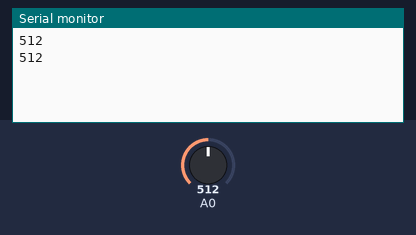
This sketch was run on a simulated Arduino Uno, built with avr-gcc and run on an emulated ATmega328P. On the bench: the last lines printed to the serial monitor. The inputs (shaded band) are chosen by the test bench; at power-on: A0 = 512.

Above: at 1.8 s.
1.9 s: A0 set to 716
At 2.7 s:
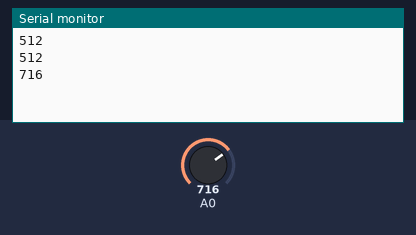
3.4 s: A0 set to 900
At 4.8 s:
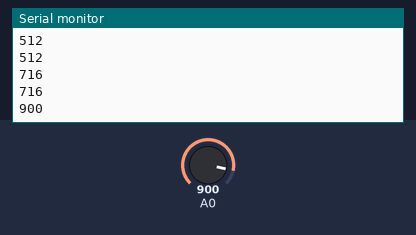
Timing chart, 0 to 6.4 s (numbered marks = the images above; inputs shaded):
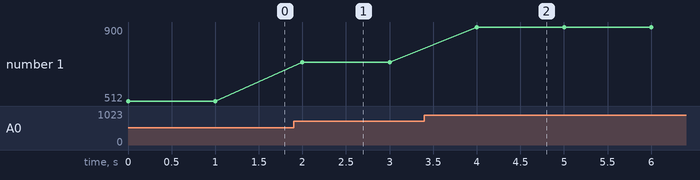

The sketch:

adc.ino
```cpp
/*
*********************************************************************************************************
* 功  能：模块初始化
* 形  参：None
* 返回值：None
* 备  注：None
* 作  者：LG
* 日  期：2020/10/29
*********************************************************************************************************
*/

void setup()
{
    Serial.begin(115200);
}

/*
*********************************************************************************************************
* 功  能：循环调用
* 形  参：None
* 返回值：None
* 备  注：None
* 作  者：LG
* 日  期：2020/10/29
*********************************************************************************************************
*/

void loop()
{
    uint16_t adc_value = 0;
    adc_value = analogRead(A0);
    Serial.println(adc_value);
    delay(1000);

}
```

Measured:
- after the input at 1.9 s, the serial monitor: prints a new line after 0.10 s (image 1)
- after the input at 3.4 s, the serial monitor: prints a new line after 0.60 s (image 2)
- plotted number 1: 512 → 716 after the input at 1.9 s, 716 → 900 after the input at 3.4 s
